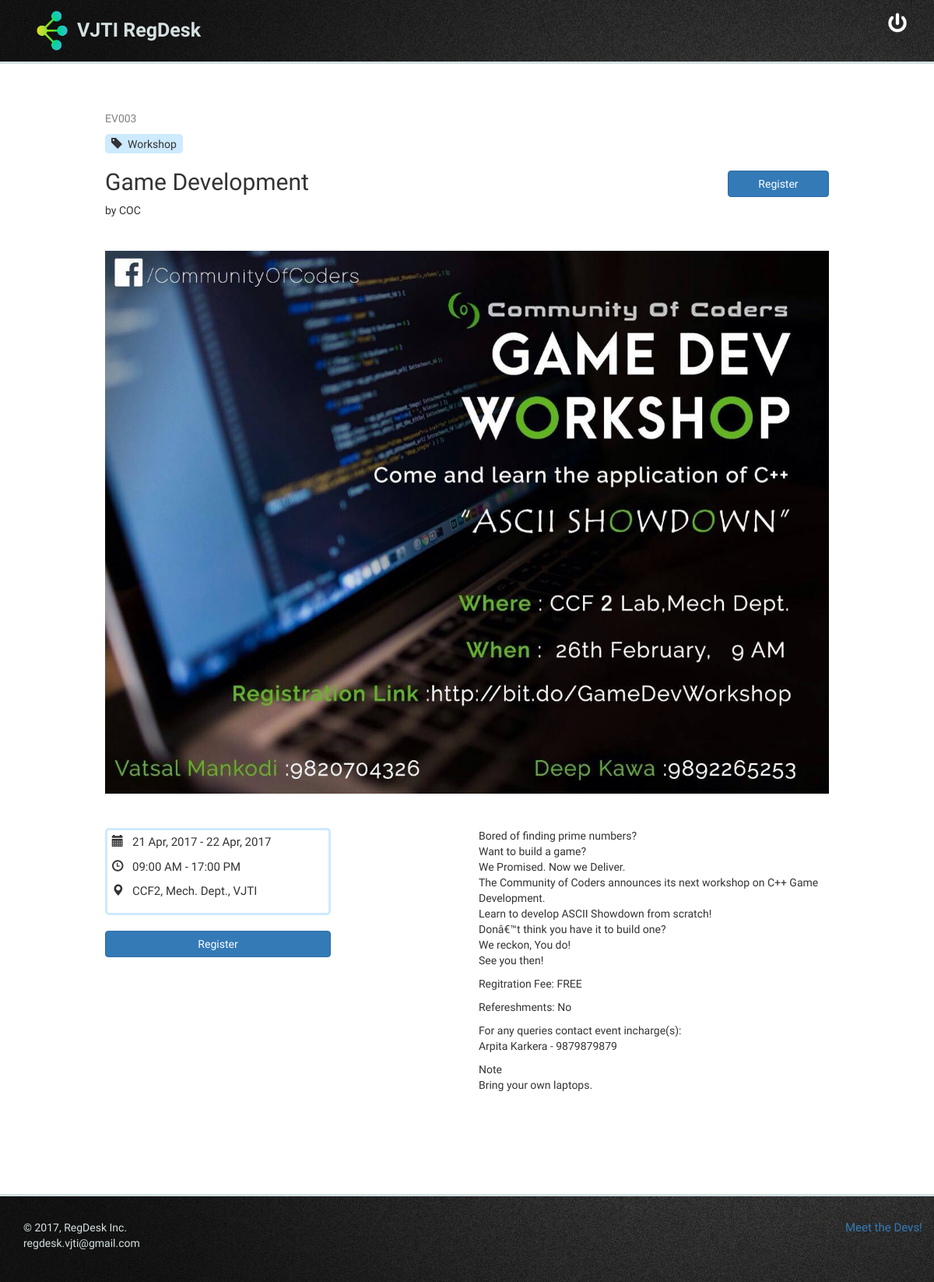
Page /public/event.php?event=3 (signed in) on the committed database.
### tables this page shows
CREATE TABLE `events` (
  `event_id` int(11) NOT NULL,
  `event_name` varchar(64) NOT NULL,
  `description` text NOT NULL,
  `start_date` date NOT NULL,
  `start_time` time NOT NULL,
  `end_date` date DEFAULT NULL,
  `end_time` time DEFAULT NULL,
  `venue` varchar(64) NOT NULL,
  `category` tinyint(4) NOT NULL,
  `committee` int(11) NOT NULL,
  `incharge1_name` varchar(50) NOT NULL,
  `incharge1_contact` varchar(10) NOT NULL,
  `incharge2_name` varchar(50) DEFAULT NULL,
  `incharge2_contact` varchar(10) DEFAULT NULL,
  `cost` smallint(6) NOT NULL DEFAULT '0',
  `refreshment` tinyint(1) DEFAULT '0',
  `note` text,
  `manager` int(11) NOT NULL,
  `banner` varchar(5) NOT NULL DEFAULT '.jpg',
  `post_timestamp` timestamp NOT NULL DEFAULT CURRENT_TIMESTAMP
);

CREATE TABLE `categories` (
  `category_id` tinyint(4) NOT NULL,
  `category_name` varchar(20) NOT NULL
);

CREATE TABLE `committees` (
  `committee_id` int(11) NOT NULL,
  `committee_name` varchar(20) NOT NULL
);

### public/event.php (the view, shortened to what this page needs)
<?php
    if (isset($_GET['event'])) {
        require_once(__DIR__ .'/../includes/dbconfig.php');
        $event_id = mysqli_real_escape_string($dbc, trim($_GET['event']));
        $query = "SELECT ev.event_name, ev.description, ev.start_date, ev.end_date, ev.start_time, ev.end_time, ev.venue, ev.banner, cat.category_name, com.committee_name, ev.incharge1_name, ev.incharge1_contact, ev.incharge2_name, ev.incharge2_contact, ev.cost, ev.refreshment, ev.note FROM events as ev INNER JOIN categories as cat ON ev.category = cat.category_id INNER JOIN committees as com ON ev.committee = com.committee_id WHERE ev.event_id = $event_id";
        $result = mysqli_query($dbc, $query);
        if (mysqli_num_rows($result) == 1) {
            $event = mysqli_fetch_array($result);
            $query = "SELECT registration_id FROM registrations WHERE user_id = ".$_SESSION['user_id']." AND event_id = ".$event_id;
            $result = mysqli_query($dbc, $query);
            if (mysqli_num_rows($result) == 1)
              $registered = true;
            else
              $registered = false;
            $filename = "../banners/".str_pad($event_id, 4, 0, STR_PAD_LEFT).$event['banner'];
            if (file_exists($filename)) {
              $source = $filename;
            }
            else {
              $source = "../banners/cover_default.png";
            }
        }
        else
            exit('Event does not exist.');
    }
    else
        exit('Error: event not specified.');
    require_once(__DIR__ .'/../includes/header.php');
?>
  <div class="container" style="padding-bottom:0%;">
  <div class="row">
    <div class="col-sm-6">
      <p style="color: gray;">EV<?php echo htmlspecialchars(str_pad($event_id, 3, '0', STR_PAD_LEFT)); ?></p>
      <p style="max-width: 100px; vertical-align: middle; background-color: rgb(205,234,254); border-radius: 5px; padding: 0.5%; text-align: center;"><span class="glyphicon glyphicon-tag"></span>&nbsp;&nbsp;<?php echo htmlspecialchars($event['category_name']); ?></p>
      <h2 style="font-family: 'Raleway', sans-serif;"><?php echo htmlspecialchars($event['event_name']); ?></h2>
      <p>by <?php echo htmlspecialchars($event['committee_name']); ?></p>
      </div>
      <div class="col-sm-4">
      </div>
      <div class="col-sm-2" style="padding-top:8%;">
      <?php
        if ($registered) {
      ?>
          <button type="button" class="btn btn-primary">Registered</button>
      <?php
        } else {
      ?>
          <a href="../controls/register.php?event=<?php echo htmlspecialchars($event_id); ?>"><button type="button" class="btn btn-primary">Register</button></a>
      <?php
        }
      ?>
      </div>
    </div>
    </div>
<br>
    <div class="container" style="padding-top:1%;padding-bottom:0%;">
        <img src="<?php echo $source; ?>" class="img-responsive" style="margin: auto;">
    </div>
    <br>
    <div class="container" style="padding-top:2%;">
    <div class="row">
    <div class="col-sm-4">
    <div class="schedule">
          <p style="font-size:15px;"><span class="glyphicon glyphicon-calendar"></span>&nbsp;&nbsp;
          <?php
            if (empty($event['end_date']))
                echo htmlspecialchars(date('d M, Y', strtotime($event['start_date'])));
            else
                echo htmlspecialchars(date('d M, Y', strtotime($event['start_date']))).' - '.htmlspecialchars(date('d M, Y', strtotime($event['end_date'])));
          ?></p>
          <p style="font-size:15px;"><span class="glyphicon glyphicon-time"></span>&nbsp;&nbsp;
          <?php
            if (empty($event['end_time']))
                echo htmlspecialchars(date('H:i A', strtotime($event['start_time'])));
            else
                echo htmlspecialchars(date('H:i A', strtotime($event['start_time']))).' - '.htmlspecialchars(date('H:i A', strtotime($event['end_time'])));;
          ?></p>
          <p style="font-size:15px;"><span class="glyphicon glyphicon-map-marker"></span>&nbsp;&nbsp;
          <?php
            echo htmlspecialchars($event['venue']);
          ?></p>
    </div>
    <br>
    <?php
        if ($registered) {
      ?>
          <button type="button" class="btn btn-primary">Registered</button>
      <?php
        } else {
      ?>
          <a href="../controls/register.php?event=<?php echo htmlentities($event_id); ?>"><button type="button" class="btn btn-primary">Register</button></a>
      <?php
        }
      ?>
    </div>
    <div class="col-sm-2">
    </div>
    <div class="col-sm-6" >
       <div style="float:right;">
        <p><?php echo nl2br(htmlspecialchars($event['description'])); ?></p>
        <p>Regitration Fee:
        <?php
          if ($event['cost'] == 0)
            echo 'FREE';
          else
            echo 'Rs. '.$event['cost'];
        ?>
        </p>
        <p>Refereshments:
        <?php
          if ($event['refreshment'] == 0)
            echo 'No';
          else
            echo 'Yes';
        ?>
        </p>
        <p>
          For any queries contact event incharge(s):
          <br>
          <?php
            echo $event['incharge1_name']." - ".$event['incharge1_contact'];
          ?>
        </p>
        <?php if (!empty($event['note'])) { ?>
          <p><span>Note</span><br><?php echo htmlspecialchars($event['note']); ?></p>
        <?php }?>
    </div>
    </div>
    </div>
    </div>
<?php
  require_once(__DIR__ . '/../includes/footer.php');
?>

### css/event.css (style rules this page uses)
.container { padding: 10%; padding-top: 5%; }
.schedule { border-style: solid; border-color: rgb(205,234,254); border-radius: 5px; padding: 2%; width:100%; }
.btn-primary { width:100%; }

### includes/header.php (style rules this page uses)
body { font-family: 'PT Sans', sans-serif; padding-bottom: 0px; padding-right: 0px; }

### rows in the picture
events: category.category_name "Workshop", event_name "Game Development", committee.committee_name "COC", banner (picture), start_date "21 Apr, 2017", end_date "22 Apr, 2017", start_time "09:00 AM", end_time "17:00 PM", venue "CCF2, Mech. Dept., VJTI", description "Bored of finding prime numbers? Want to build a game? We Promised. Now we Deliver. The Community of Coders announces its next workshop on C++ Game Development. Learn to develop ASCII Showdown from scratch! Donâ€™t think you have it to build one? We reckon, You do! See you then!", incharge1_name "Arpita Karkera", incharge1_contact "9879879879", note "Bring your own laptops."

### other values in the picture
str_pad($event_id, 3, '0', STR_PAD_LEFT) "003"
USER "regdesk.vjti@gmail.com"
